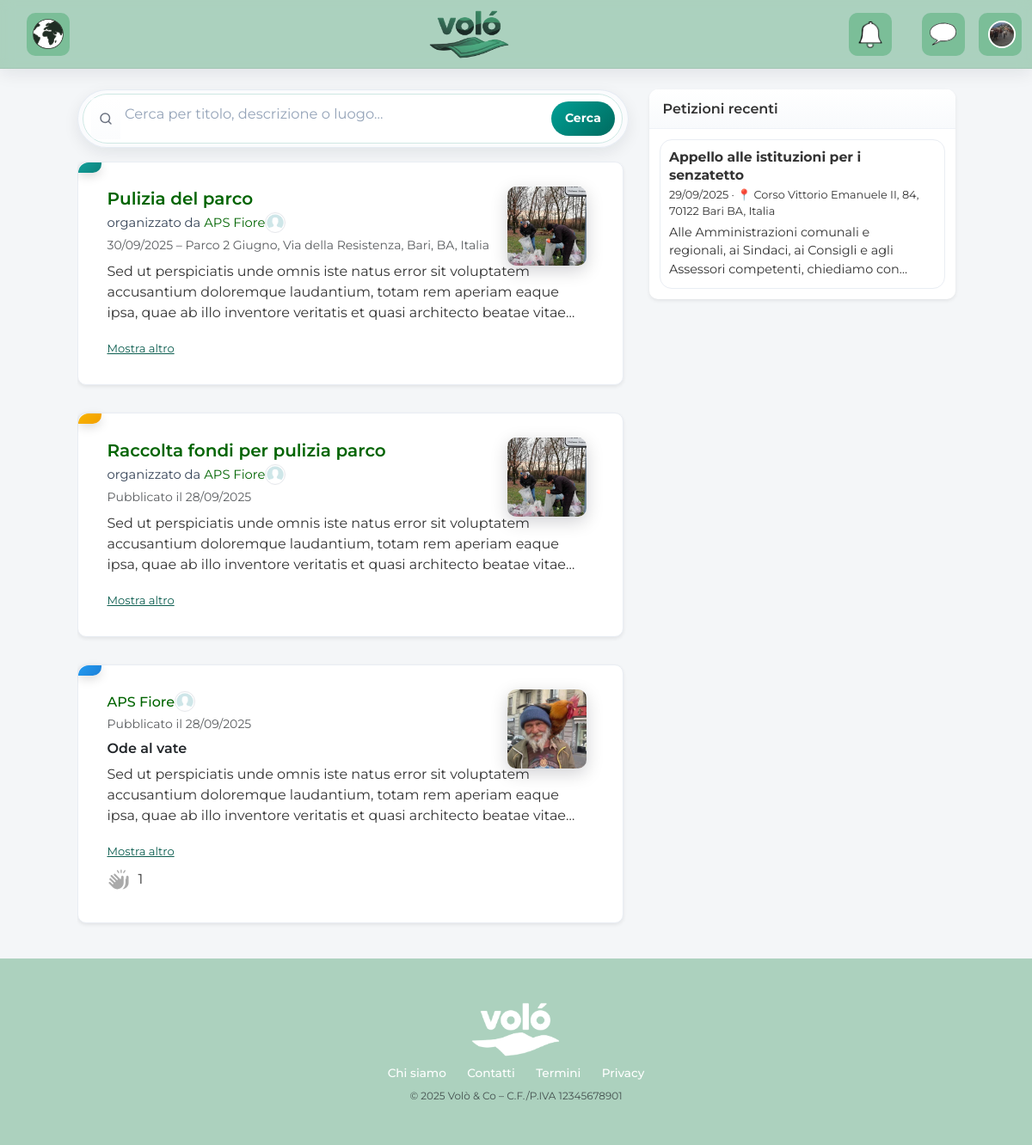
Page / (signed in) on the earlier database version.
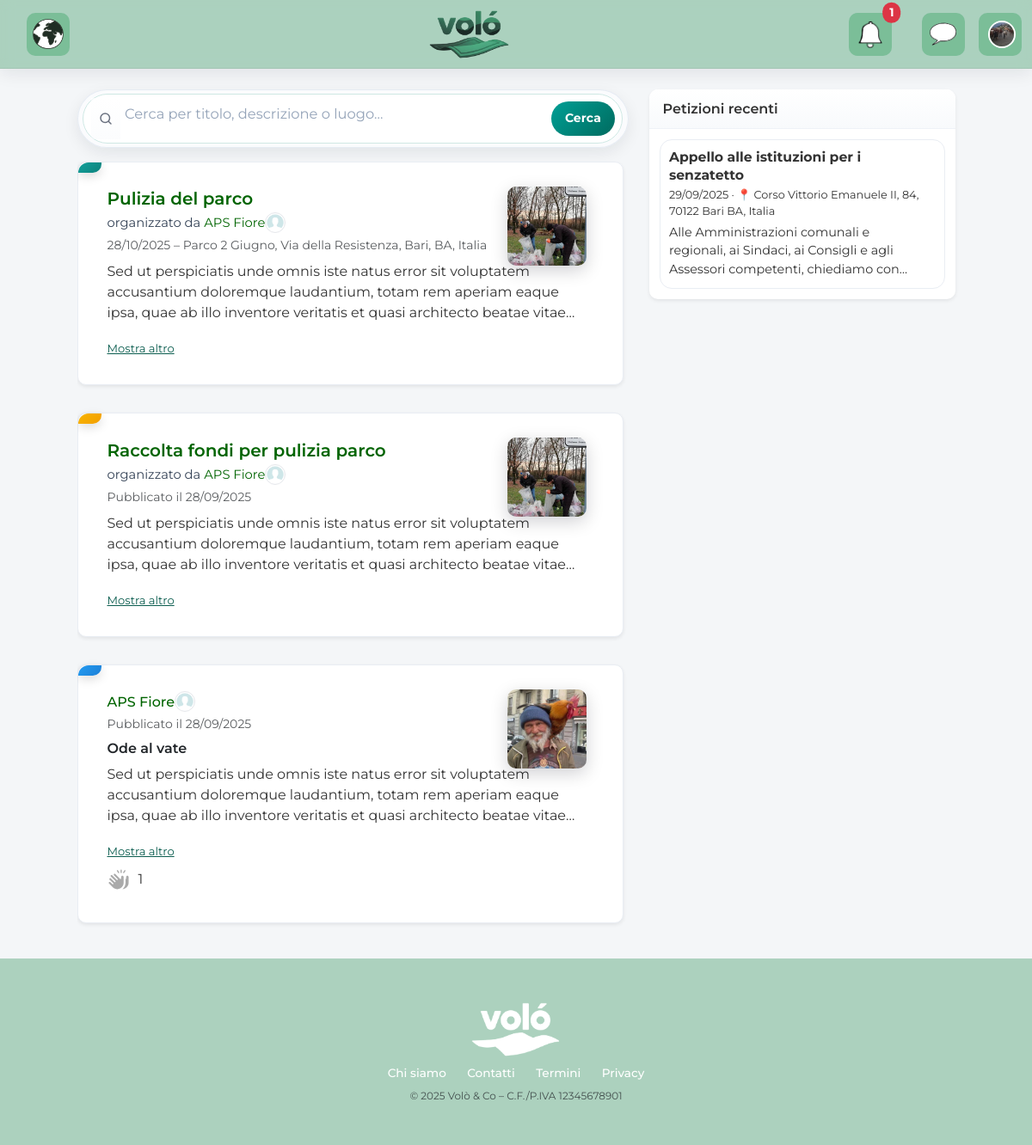
Same page on the later database version.
### app/database/models/event.py (models this page shows, shortened)
class Event(db.Model):
    __tablename__ = "event"
    id = db.Column(db.Integer, primary_key=True)
    title = db.Column(db.String(150), nullable=False)
    description = db.Column(db.Text, nullable=True)
    date = db.Column(db.DateTime, nullable=False, index=True)
    location = db.Column(db.String(255), nullable=False)
    image_filename = db.Column(db.String(255), nullable=True)
    latitude = db.Column(db.Float)
    longitude = db.Column(db.Float)
    created_at = db.Column(db.DateTime, nullable=False, default=datetime.utcnow, index=True)
    updated_at = db.Column(
        db.DateTime,
        nullable=False,
        default=datetime.utcnow,
        onupdate=datetime.utcnow,
        index=True,
    )
    duration = db.Column(db.String(20), nullable=False, default="temporary", index=True)
    skills = db.Column(db.Text, nullable=False, default="[]")
    activity = db.Column(db.String(50), nullable=True, index=True)
    type = db.Column(db.String(20), nullable=False, default="event", index=True)
    capacity_max = db.Column(db.Integer, nullable=True)
    association_id = db.Column(db.Integer, db.ForeignKey("user.id"), nullable=False, index=True)
    association = db.relationship("User", back_populates="events")
    __table_args__ = (
        db.Index("ix_event_geo", "latitude", "longitude"),
        db.Index("ix_event_duration_date", "duration", "date"),
    )

### app/blueprints/home/routes.py (the view, shortened to what this page needs)
@home_bp.route("", methods=["GET"])
@login_required
def home():
    q = (request.args.get('q') or '').strip()
    types = request.args.getlist('type')
    assoc_ids = request.args.getlist('association_id')
    petitions = Petition.query.order_by(Petition.created_at.desc()).all()
    associations_options = [
        {"id": u.id, "name": u.name}
        for u in User.query.filter(User.user_type == "association").order_by(User.name.asc()).all()
    ]
    feed_items = get_feed_items()
    if types:
        feed_items = [it for it in feed_items if it.get("type") in types]
    if q:
        def _matches(it):
            obj = it.get('item')
            return obj and matches_query(collect_search_text(obj), q)
        feed_items = [it for it in feed_items if _matches(it)]
        found_associations = User.query.filter(
            User.user_type == 'association',
            User.name.ilike(f"%{q}%"),
        ).all()
    else:
        found_associations = []
    return render_template(
        "pages/home.html",
        feed_items=feed_items,
        found_associations=found_associations,
        associations_options=associations_options,
        petitions=petitions,  # 👈 passa la lista al template
    )

### app/templates/pages/home.html (shortened to what the changed rows need)
{% extends 'layout/base.html' %}
{% block container_class %}container-xl{% endblock %}
{% block content %}
<div class="row justify-content-center gy-4">
  <div class="col-12 col-lg-8 col-xl-7">
    <section class="d-flex flex-column home-center">
      {% if feed_items %}
        <div class="feed-container" style="max-height: calc(100vh - 200px); overflow-y: auto; padding-right: 6px;">
          {% for entry in feed_items %}
            {% if entry.type == 'event' %}
              {% set event = entry.item %}
              <article class="card shadow-sm mb-3 feed-card">
                <div class="type-badge type-event"></div>
                <div class="card-body position-relative">
                  <h5 class="card-title mb-1">
                    <a href="{{ url_for('public.detail', content_type='event', item_id=event.id) }}" class="text-decoration-none text-dark-green">
                      {{ event.title }}
                    </a>
                  </h5>
                  <p class="organizer mb-1 d-flex align-items-center">
                    {{ _('organizzato da') }}
                    <a href="{{ url_for('public.public_profile', association_id=event.association.id) }}"
                       class="text-decoration-none text-dark-green d-inline-flex align-items-center ms-1">
                      {{ event.association.name }}
                      <img
                        class="rounded-circle avatar-xs me-1"
                        src="{% if event.association.photo_filename %}
                                {{ url_for('dashboard.static', filename='uploads/profile-photo/' ~ event.association.photo_filename) }}
                              {% else %}
                                {{ url_for('static', filename='img/avatar-placeholder.png') }}
                              {% endif %}"
                        alt="Logo {{ event.association.name }}">
                    </a>
                  </p>
                  <small class="text-muted d-block mb-2">
                    {% if event.date %}{{ event.date.strftime('%d/%m/%Y') }} – {% endif %}{{ event.location or 'Luogo non indicato' }}
                  </small>
                  {% if event.description %}
                    <p class="card-text clamp" data-clamp="4">{{ event.description }}</p>
                  {% endif %}
                  {% if event.image_filename %}
                    <div class="thumb-top-right">
                      <a href="{{ url_for('events.static', filename='uploads/events/' ~ event.image_filename) }}" target="_blank">
                        <img src="{{ url_for('events.static', filename='uploads/events/' ~ event.image_filename) }}"
                             alt="Immagine evento"
                             class="thumb-img">
                      </a>
                    </div>
                  {% endif %}
                  <button type="button" class="toggle-card d-none">{{ _('Mostra altro') }}</button>
                </div>
              </article>
            {% endif %}
          {% endfor %}
        </div>
      {% else %}
        <p class="text-muted">{{ _('Nessun risultato trovato') }}{% if request.args.get('q') %} per “{{ request.args.get('q') }}”{% endif %}</p>
      {% endif %}
    </section>
  </div>
</div>
{% endblock %}

### app/templates/partials/navbar.html (shortened to what this page needs)
<nav class="navbar fixed-top" style="background-color: var(--color-navbar-bg); z-index:1030;">
  <div class="container-fluid position-relative">
<div class="navbar-map d-flex align-items-center me-3">
  <a href="{{ url_for('full_map.full_map') }}" class="icon-box">
    <img src="{{ url_for('static', filename='img/world.png') }}"
         alt="Mappa mondo"
         class="map-icon">
  </a>
</div>
    <div class="brand-wrapper">
      <a class="navbar-brand d-flex align-items-center justify-content-center" href="{{ url_for('home.home') }}">
        <img src="{{ url_for('static', filename='img/logo.png') }}" alt="Volò">
      </a>
    </div>
    {% if current_user.is_authenticated %}
    <div class="d-flex align-items-center ms-auto">
      <a href="#" class="nav-link p-0 position-relative me-3" id="notifications-toggle">
        <div class="icon-box">
        <img src="{{ url_for('static', filename='img/bell.png') }}"
             alt="Notifiche"
             class="nav-icon">
             </div>
        {% set unread = 0 %}
        {% if current_user.notifications is defined %}
          {% set unread = current_user.notifications|selectattr("is_read","equalto",False)|list|length %}
        {% endif %}
        {% if unread > 0 %}
          <span id="notif-badge"
                class="position-absolute top-0 start-100 translate-middle badge rounded-pill bg-danger">
            {{ unread }}
          </span>
        {% endif %}
      </a>
      <a href="#" class="nav-link p-0 position-relative me-3" id="chat-toggle">
        <div class="icon-box">
        <img src="{{ url_for('static', filename='img/icon_chat.png') }}"
             alt="Chat"
             class="nav-icon">
             </div>
      </a>
<div class="dropdown icon-box">
  <a class="nav-link p-0 me-3" href="#" id="userDropdown" role="button"
     data-bs-toggle="dropdown" aria-expanded="false">
    <img src="{% if current_user.photo_filename %}
                {{ url_for('dashboard.static', filename='uploads/profile-photo/' ~ current_user.photo_filename) }}
              {% else %}
                {{ url_for('static', filename='img/avatar-placeholder.png') }}
              {% endif %}"
         alt="Profilo"
         class="rounded-circle profile-icon">
  </a>
</div>
    </div>
    {% endif %}
  </div>
</nav>

Differences in the rows shown:
changed Event "Pulizia del parco": date "30/09/2025" → "28/10/2025"
Other differences:
{{ unread }}: (not shown) → "1"
